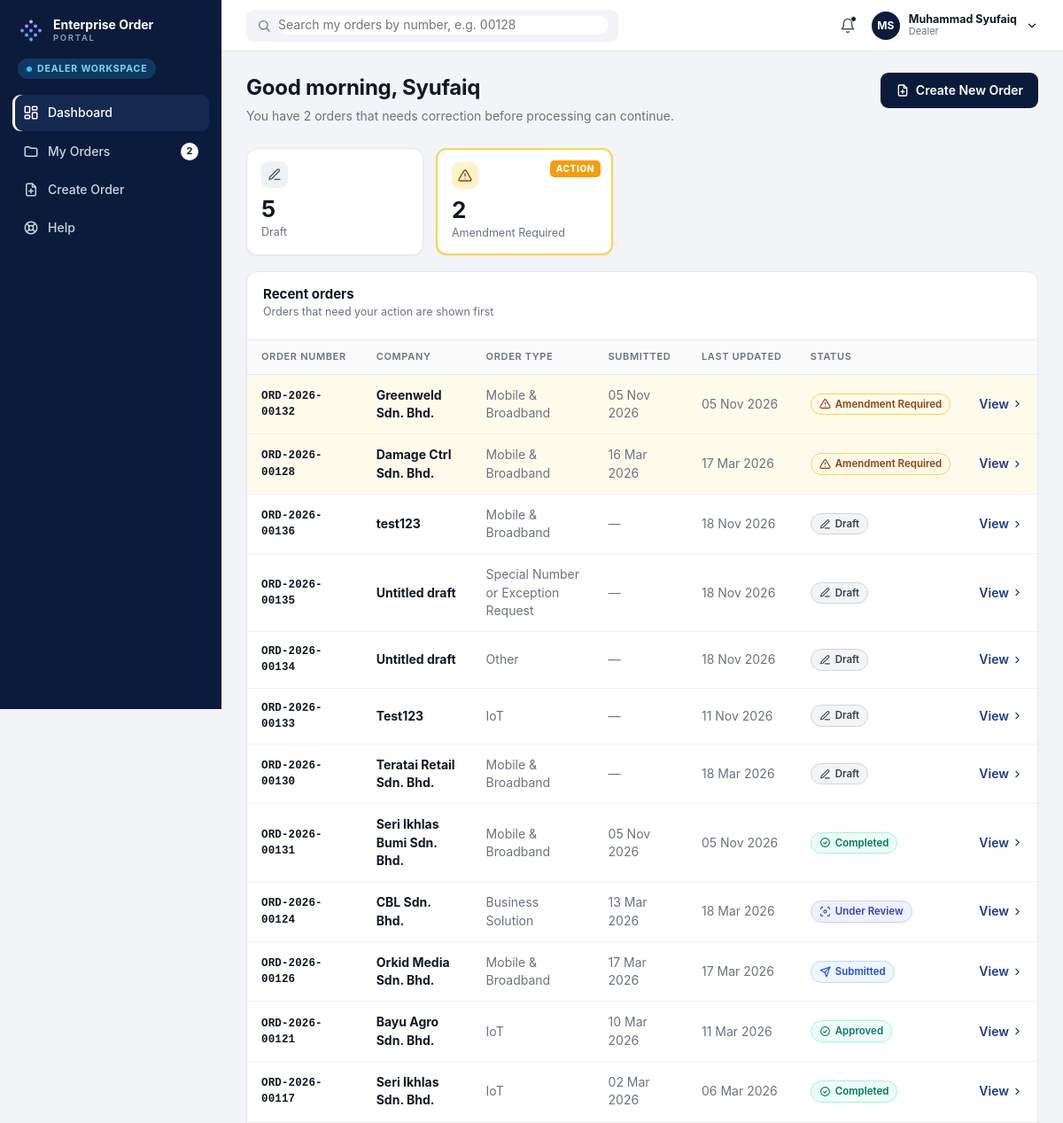
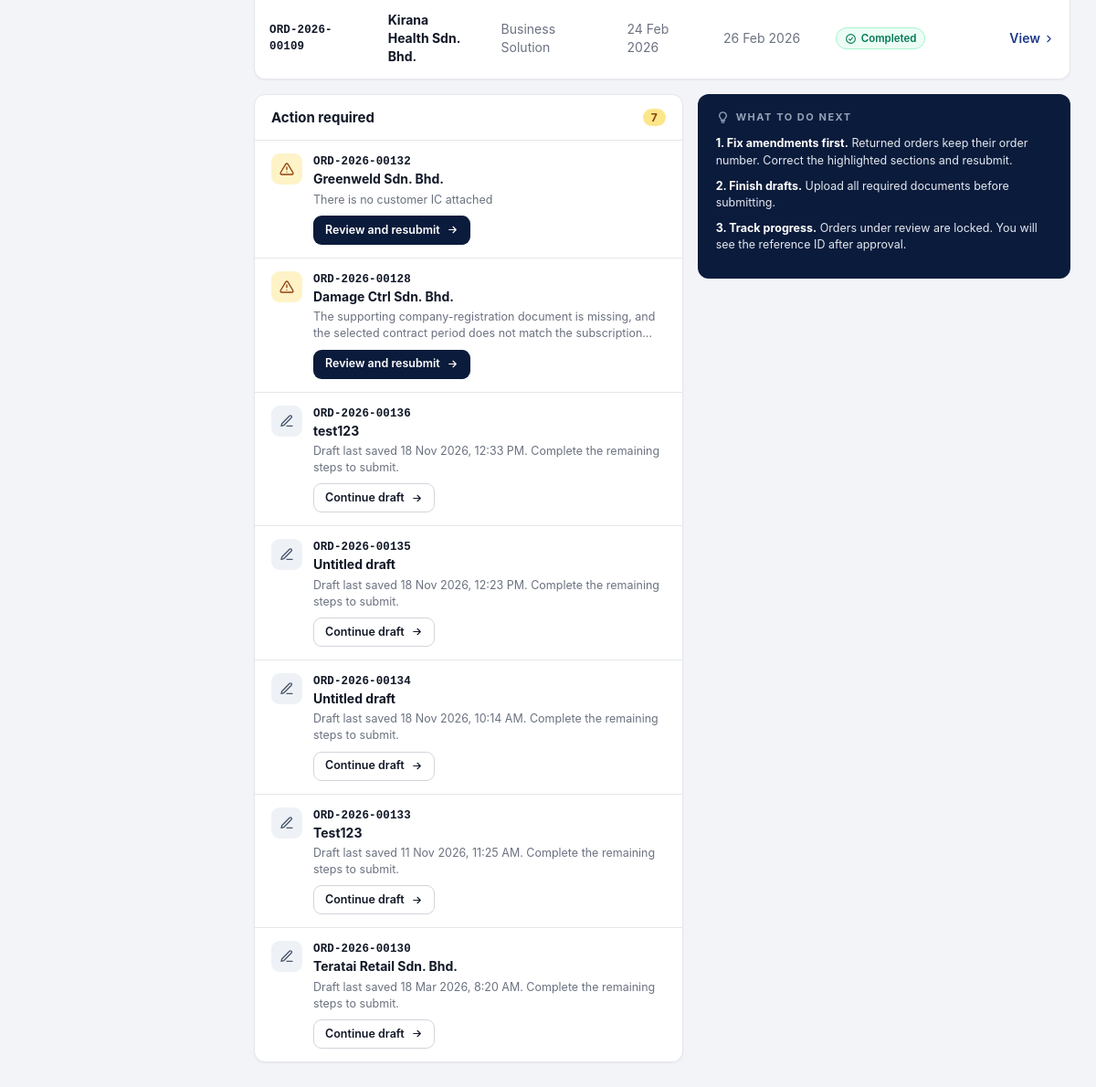
Screenshot of /dealer (signed in) with the database file from the repository (2 pictures, top to bottom).
### tables this page shows
CREATE TABLE users (
    id      INTEGER PRIMARY KEY AUTOINCREMENT,
    name    TEXT NOT NULL,
    short_name TEXT NOT NULL,          -- how we greet them: 'Syufaiq'
    email   TEXT NOT NULL UNIQUE,
    role    TEXT NOT NULL,            -- 'dealer', 'processor' or 'admin'
    team    TEXT,
    region  TEXT,
    status  TEXT DEFAULT 'Active',
    last_active TEXT
);

CREATE TABLE orders (
    id                  INTEGER PRIMARY KEY AUTOINCREMENT,
    order_number        TEXT NOT NULL UNIQUE,      -- e.g. ORD-2026-00128
    dealer_id           INTEGER NOT NULL REFERENCES users(id),
    status              TEXT NOT NULL,
    order_type          TEXT,                      -- e.g. Mobile & Broadband (empty in a new draft)
    registration_type   TEXT,                      -- e.g. New Connection
    customer_type       TEXT DEFAULT 'Corporate Account',  -- or Corporate Individual
    created_at          TEXT NOT NULL,             -- 'YYYY-MM-DD HH:MM'
    updated_at          TEXT NOT NULL,
    submitted_at        TEXT,
    reference_id        TEXT,
    submissions         INTEGER NOT NULL DEFAULT 0,
    amendment_cycles    INTEGER NOT NULL DEFAULT 0,
    other_requirements  TEXT,

    -- Customer information
    company_name        TEXT,                      -- empty until step 2 is filled in
    brn                 TEXT,                      -- new business registration no.
    old_brn             TEXT,
    tin                 TEXT,                      -- tax identification no.
    sst_no              TEXT,
    existing_account_no TEXT,
    address             TEXT,
    city                TEXT,
    postcode            TEXT,
    contact_name        TEXT,
    contact_id_no       TEXT,
    contact_designation TEXT,
    contact_phone       TEXT,
    contact_email       TEXT,

    -- Internal processing information
    partner_name        TEXT,
    channel             TEXT,
    region              TEXT,
    account_manager     TEXT,
    customer_category   TEXT,
    site_contact_name   TEXT,
    site_contact_number TEXT,
    device_model        TEXT,
    device_quantity     INTEGER,
    service_address     TEXT,
    installation_address TEXT,
    internal_notes      TEXT,

    -- Amendment (only filled when a Processor returns the order)
    amendment_category  TEXT,
    amendment_reason    TEXT,
    amendment_sections  TEXT,                      -- comma separated
    amendment_by        TEXT,
    amendment_at        TEXT,
    amendment_due       TEXT,

    -- Approval / completion
    approved_by         TEXT,
    approved_at         TEXT,
    completed_by        TEXT,
    completed_at        TEXT
);

### portal/dealer.py (the view)
@bp.route("")
@login_required("dealer")
def dashboard():
    db = get_db()
    orders = db.execute(
        """SELECT * FROM orders WHERE dealer_id = ?
           ORDER BY CASE status WHEN 'Amendment Required' THEN 0
                                WHEN 'Draft' THEN 1 ELSE 2 END,
                    updated_at DESC""",
        (g.user["id"],),
    ).fetchall()
    drafts = [o for o in orders if o["status"] == "Draft"]
    amendments = [o for o in orders if o["status"] == "Amendment Required"]
    action_orders = amendments + drafts
    hour = datetime.now().hour
    greeting = ("Good morning" if hour < 12
                else "Good afternoon" if hour < 18 else "Good evening")
    return render_template(
        "dealer/dashboard.html",
        active="dashboard",
        orders=orders,
        drafts=drafts,
        amendments=amendments,
        action_orders=action_orders,
        greeting=greeting,
        first_name=g.user["short_name"],
    )

### portal/auth.py (called while the page is built)
@bp.before_app_request
def load_logged_in_user():
    user_id = session.get("user_id")
    if user_id is None:
        g.user = None
    else:
        g.user = get_db().execute(
            "SELECT * FROM users WHERE id = ?", (user_id,)
        ).fetchone()

def login_required(*roles):
    def decorator(view):
        @functools.wraps(view)
        def wrapped(**kwargs):
            if g.user is None:
                return redirect(url_for("auth.login"))
            if roles and g.user["role"] not in roles:
                abort(403)  # signed in, but this page is for another role
            return view(**kwargs)
        return wrapped
    return decorator

### portal/db.py (called while the page is built)
def get_db():
    if "db" not in g:
        g.db = sqlite3.connect(current_app.config["DATABASE"])
        g.db.row_factory = sqlite3.Row
    return g.db

### portal/helpers.py (called while the page is built, shortened)
def _parse(value):
    if isinstance(value, datetime):
        return value
    return datetime.strptime(value, DT_FORMAT)

def fmt_date(value):
    if not value:
        return "—"
    d = _parse(value if len(value) > 10 else value + " 00:00")
    return f"{d.day:02d} {d:%b %Y}"

def fmt_time(value):
    d = _parse(value)
    return d.strftime("%I:%M %p").lstrip("0")

def fmt_datetime(value):
    if not value:
        return "—"
    return f"{fmt_date(value)}, {fmt_time(value)}"

def slug(value):
    return value.lower().replace(" ", "-")

def initials(name):
    parts = name.split()
    return (parts[0][0] + parts[-1][0]).upper() if parts else "?"

def nav_for(user, db):
    role = user["role"]
    if role == "dealer":
        amendments = db.execute(
            "SELECT COUNT(*) FROM orders WHERE dealer_id = ? AND status = 'Amendment Required'",
            (user["id"],)).fetchone()[0]
        return [
            ("dashboard", "Dashboard", "dashboard", url_for("dealer.dashboard"), None),
            ("orders", "My Orders", "folder", url_for("dealer.orders"), amendments or None),
            ("create", "Create Order", "file-plus", url_for("wizard.create"), None),
            ("help", "Help", "help", url_for("dealer.help"), None),
        ]

### portal/templates/dealer/dashboard.html (shortened to what this page needs)
{% extends "base.html" %}
{% from "_macros.html" import icon, status_pill %}
{% block content %}
<div class="page-head">
  <div>
    <h1>{{ greeting }}, {{ first_name }}</h1>
    <p class="muted">
      {% if amendments %}
        You have {{ amendments|length }} order{{ 's' if amendments|length != 1 }} that needs correction before processing can continue.
      {% else %}
        No orders need correction right now.
      {% endif %}
    </p>
  </div>
  <a class="btn btn-primary" href="{{ url_for('wizard.create') }}">{{ icon('file-plus', 16) }} Create New Order</a>
</div>
<div class="stat-row">
  <a class="stat-card" href="{{ url_for('dealer.orders', status='Draft') }}">
    <span class="stat-icon">{{ icon('pencil', 16) }}</span>
    <span class="stat-num">{{ drafts|length }}</span>
    <span class="stat-label">Draft</span>
  </a>
  <a class="stat-card {% if amendments %}stat-action{% endif %}" href="{{ url_for('dealer.orders', status='Amendment Required') }}">
    <span class="stat-icon warn">{{ icon('alert', 16) }}</span>
    {% if amendments %}<span class="stat-tag">ACTION</span>{% endif %}
    <span class="stat-num">{{ amendments|length }}</span>
    <span class="stat-label">Amendment Required</span>
  </a>
</div>
<section class="card">
  <div class="card-head">
    <div>
      <h2>Recent orders</h2>
      <p class="muted small">Orders that need your action are shown first</p>
    </div>
  </div>
  <div class="table-scroll">
    <table class="table">
      <thead>
        <tr>
          <th>Order number</th><th>Company</th><th>Order type</th>
          <th>Submitted</th><th>Last updated</th><th>Status</th><th></th>
        </tr>
      </thead>
      <tbody>
        {% for o in orders %}
        <tr class="{% if o.status == 'Amendment Required' %}row-amend{% endif %}">
          <td class="mono">{{ o.order_number }}</td>
          <td><b>{{ o.company_name or 'Untitled draft' }}</b></td>
          <td class="muted">{{ o.order_type or '—' }}</td>
          <td class="muted">{{ o.submitted_at|date }}</td>
          <td class="muted">{{ o.updated_at|date }}</td>
          <td>{{ status_pill(o.status) }}</td>
          <td class="right"><a class="link-strong" href="{{ url_for('dealer.order_detail', order_number=o.order_number) }}">View {{ icon('chevron-right', 13) }}</a></td>
        </tr>
        {% else %}
        <tr><td colspan="7" class="muted center pad">You have no orders yet. Click <b>Create New Order</b> to start.</td></tr>
        {% endfor %}
      </tbody>
    </table>
  </div>
</section>
<div class="two-col">
  <section class="card">
    <div class="card-head">
      <h2>Action required</h2>
      <span class="count-badge">{{ action_orders|length }}</span>
    </div>
    {% for o in action_orders %}
    <div class="action-item">
      <span class="action-icon {{ 'warn' if o.status == 'Amendment Required' else '' }}">
        {{ icon('alert' if o.status == 'Amendment Required' else 'pencil', 16) }}
      </span>
      <div class="action-body">
        <div class="mono small">{{ o.order_number }}</div>
        <b>{{ o.company_name or 'Untitled draft' }}</b>
        {% if o.status == 'Amendment Required' %}
          <p class="muted small clamp-2">{{ o.amendment_reason }}</p>
          <a class="btn btn-primary btn-sm" href="{{ url_for('dealer.order_detail', order_number=o.order_number) }}">Review and resubmit {{ icon('arrow-right', 13) }}</a>
        {% else %}
          <p class="muted small">Draft last saved {{ o.updated_at|dt }}. Complete the remaining steps to submit.</p>
          <a class="btn btn-outline btn-sm" href="{{ url_for('wizard.edit', order_number=o.order_number) }}">Continue draft {{ icon('arrow-right', 13) }}</a>
        {% endif %}
      </div>
    </div>
    {% else %}
    <p class="muted pad">Nothing needs your attention. Nice work.</p>
    {% endfor %}
  </section>
  <aside class="tips-card">
    <div class="tips-title">{{ icon('lightbulb', 15) }} WHAT TO DO NEXT</div>
    <p><b>1. Fix amendments first.</b> Returned orders keep their order number. Correct the highlighted sections and resubmit.</p>
    <p><b>2. Finish drafts.</b> Upload all required documents before submitting.</p>
    <p><b>3. Track progress.</b> Orders under review are locked. You will see the reference ID after approval.</p>
  </aside>
</div>
{% endblock %}

### portal/templates/base.html (shortened to what this page needs)
<!doctype html>
{% from "_macros.html" import icon, logo %}
<html lang="en">
<head>
  <link rel="stylesheet" href="{{ url_for('static', filename='css/app.css') }}">
</head>
<body>
{% block body %}
<div class="app">
  <aside class="sidebar">
    <a class="brand" href="{{ url_for('auth.index') }}">
      {{ logo(30) }}
      <span class="brand-text"><b>Enterprise Order</b><small>PORTAL</small></span>
    </a>
    <div class="workspace-badge"><span class="dot"></span>{{ workspace_label }}</div>
    <nav class="nav">
      {% for key, label, icon_name, url, badge in nav_items %}
      <a class="nav-item {% if key == active %}active{% endif %}" href="{{ url }}">
        {{ icon(icon_name, 18) }}<span>{{ label }}</span>
        {% if badge %}<span class="nav-badge">{{ badge }}</span>{% endif %}
      </a>
      {% endfor %}
    </nav>
  </aside>
  <div class="main">
    <header class="topbar">
      {% if current_user.role == 'dealer' %}
      <form class="search" action="{{ url_for('dealer.search') }}" method="get" role="search">
        {{ icon('search', 16) }}
        <input type="search" name="q" placeholder="Search my orders by number, e.g. 00128" aria-label="Search orders">
      </form>
      {% else %}
      <div class="search">
        {{ icon('search', 16) }}
        <input type="search" placeholder="Search orders by number, e.g. 00128" disabled aria-label="Search orders">
      </div>
      {% endif %}
      <div class="topbar-right">
        <span class="bell">{{ icon('bell', 18) }}<i class="bell-dot"></i></span>
        <details class="user-menu">
          <summary>
            <span class="avatar">{{ current_user.name|initials }}</span>
            <span class="user-text"><b>{{ current_user.name }}</b><small>{{ current_user.role|capitalize }}</small></span>
            {{ icon('chevron-down', 14) }}
          </summary>
        </details>
      </div>
    </header>
    <main class="content">
      {% block content %}{% endblock %}
    </main>
  </div>
</div>
{% endblock %}
</body>
</html>

### portal/templates/_macros.html (shortened to what this page needs)
{% macro icon(name, size=16) -%}
<svg class="icon" width="{{ size }}" height="{{ size }}" viewBox="0 0 24 24" fill="none" stroke="currentColor" stroke-width="2" stroke-linecap="round" stroke-linejoin="round" aria-hidden="true">{{ paths.get(name, '')|safe }}</svg>
{%- endmacro %}
{% macro status_pill(status) -%}
<span class="pill pill-{{ status|slug }}">{{ icon(status_icon_name(status)|trim, 13) }}{{ status }}</span>
{%- endmacro %}
{% macro logo(size=28) -%}
<svg width="{{ size }}" height="{{ size }}" viewBox="0 0 24 24" aria-hidden="true">
  <circle cx="12" cy="3.5" r="1.6" fill="#c4b5fd"/>
  <circle cx="8" cy="7.5" r="1.6" fill="#a78bfa"/><circle cx="16" cy="7.5" r="1.6" fill="#a78bfa"/>
  <circle cx="4" cy="11.5" r="1.6" fill="#818cf8"/><circle cx="12" cy="11.5" r="1.6" fill="#818cf8"/><circle cx="20" cy="11.5" r="1.6" fill="#818cf8"/>
  <circle cx="8" cy="15.5" r="1.6" fill="#60a5fa"/><circle cx="16" cy="15.5" r="1.6" fill="#60a5fa"/>
  <circle cx="12" cy="19.5" r="1.6" fill="#38bdf8"/>
</svg>
{%- endmacro %}

### rows the page displays
users: name|initials "MS", name "Muhammad Syufaiq", role "Dealer", short_name "Syufaiq"
orders: order_number "ORD-2026-00132", company_name "Greenweld Sdn. Bhd.", order_type "Mobile & Broadband", submitted_at "05 Nov 2026", updated_at "05 Nov 2026", status "Amendment Required", {{ size }} 13 (drawn), {{ size }} 16 (drawn), amendment_reason "There is no customer IC attached"
orders: order_number "ORD-2026-00128", company_name "Damage Ctrl Sdn. Bhd.", order_type "Mobile & Broadband", submitted_at "16 Mar 2026", updated_at "17 Mar 2026", status "Amendment Required", {{ size }} 13 (drawn), {{ size }} 16 (drawn), amendment_reason "The supporting company-registration document is missing, and the selected contract period does not match the…"
orders: order_number "ORD-2026-00136", company_name "test123", order_type "Mobile & Broadband", submitted_at "—", updated_at "18 Nov 2026", status "Draft", {{ size }} 13 (drawn), {{ size }} 16 (drawn), updated_at|dt "18 Nov 2026, 12:33 PM"
orders: order_number "ORD-2026-00135", company_name "Untitled draft", order_type "Special Number or Exception Request", submitted_at "—", updated_at "18 Nov 2026", status "Draft", {{ size }} 13 (drawn), {{ size }} 16 (drawn), updated_at|dt "18 Nov 2026, 12:23 PM"
orders: order_number "ORD-2026-00134", company_name "Untitled draft", order_type "Other", submitted_at "—", updated_at "18 Nov 2026", status "Draft", {{ size }} 13 (drawn), {{ size }} 16 (drawn), updated_at|dt "18 Nov 2026, 10:14 AM"
orders: order_number "ORD-2026-00133", company_name "Test123", order_type "IoT", submitted_at "—", updated_at "11 Nov 2026", status "Draft", {{ size }} 13 (drawn), {{ size }} 16 (drawn), updated_at|dt "11 Nov 2026, 11:25 AM"
orders: order_number "ORD-2026-00130", company_name "Teratai Retail Sdn. Bhd.", order_type "Mobile & Broadband", submitted_at "—", updated_at "18 Mar 2026", status "Draft", {{ size }} 13 (drawn), {{ size }} 16 (drawn), updated_at|dt "18 Mar 2026, 8:20 AM"
orders: order_number "ORD-2026-00131", company_name "Seri Ikhlas Bumi Sdn. Bhd.", order_type "Mobile & Broadband", submitted_at "05 Nov 2026", updated_at "05 Nov 2026", status "Completed", {{ size }} 13 (drawn)
orders: order_number "ORD-2026-00124", company_name "CBL Sdn. Bhd.", order_type "Business Solution", submitted_at "13 Mar 2026", updated_at "18 Mar 2026", status "Under Review", {{ size }} 13 (drawn)
orders: order_number "ORD-2026-00126", company_name "Orkid Media Sdn. Bhd.", order_type "Mobile & Broadband", submitted_at "17 Mar 2026", updated_at "17 Mar 2026", status "Submitted", {{ size }} 13 (drawn)
orders: order_number "ORD-2026-00121", company_name "Bayu Agro Sdn. Bhd.", order_type "IoT", submitted_at "10 Mar 2026", updated_at "11 Mar 2026", status "Approved", {{ size }} 13 (drawn)
orders: order_number "ORD-2026-00117", company_name "Seri Ikhlas Sdn. Bhd.", order_type "IoT", submitted_at "02 Mar 2026", updated_at "06 Mar 2026", status "Completed", {{ size }} 13 (drawn)
orders: order_number "ORD-2026-00109", company_name "Kirana Health Sdn. Bhd.", order_type "Business Solution", submitted_at "24 Feb 2026", updated_at "26 Feb 2026", status "Completed", {{ size }} 13 (drawn)

### other values shown
{{ workspace_label }} "DEALER WORKSPACE"
{{ label }} "Dashboard" "My Orders" "Create Order" "Help"
{{ badge }} "2"
{{ greeting }} "Good morning"
{{ amendments|length }} "2"
{{ 's' if amendments|length != 1 }} "s"
{{ drafts|length }} "5"
{{ action_orders|length }} "7"
